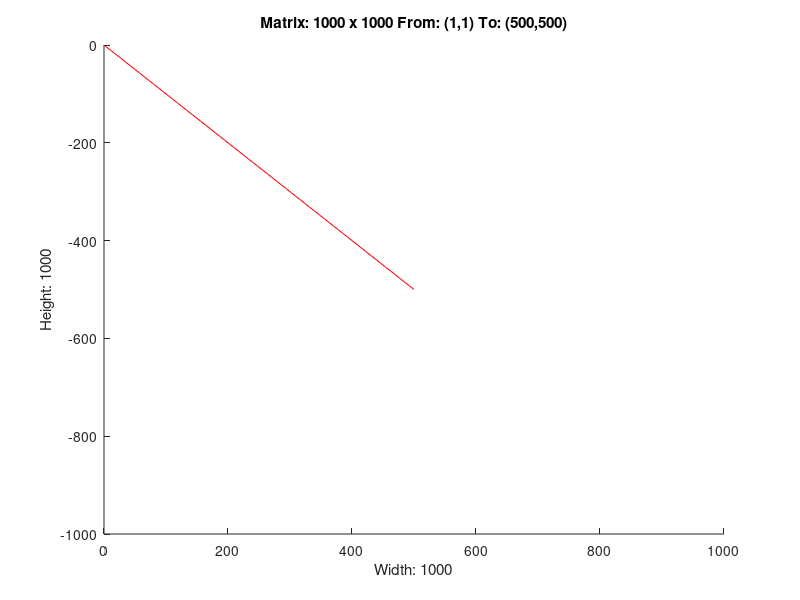

Reproduce this figure in MATLAB.
axis([0 1000 -1000 0]);
title('Matrix: 1000 x 1000 From: (1,1) To: (500,500)');
xlabel('Width: 1000');
ylabel('Height: 1000');
X=[500,500,499,1];
Y=[-500,-500,-499,-1];
hold on;
plot(X,Y,'r');
